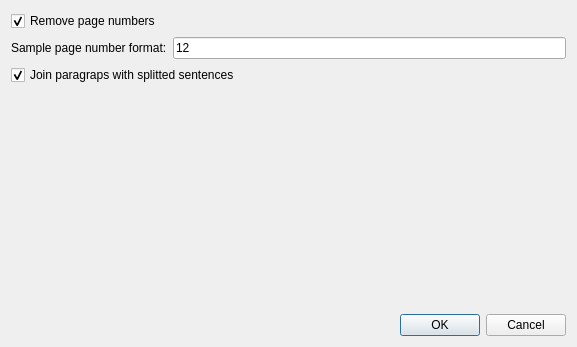
<?xml version="1.0" encoding="UTF-8"?>
<ui version="4.0">
 <class>CleanContent</class>
 <widget class="QDialog" name="CleanContent">
  <property name="geometry">
   <rect>
    <x>0</x>
    <y>0</y>
    <width>577</width>
    <height>347</height>
   </rect>
  </property>
  <property name="windowTitle">
   <string>Clean Content</string>
  </property>
  <layout class="QVBoxLayout" name="verticalLayout">
   <item>
    <widget class="QCheckBox" name="checkBoxRemovePageNumbers">
     <property name="toolTip">
      <string>Removes paragraphs with content matching given format.
Useful for removing page numbers but not only.</string>
     </property>
     <property name="text">
      <string>Remove page numbers</string>
     </property>
     <property name="checked">
      <bool>true</bool>
     </property>
    </widget>
   </item>
   <item>
    <layout class="QHBoxLayout" name="horizontalLayout">
     <item>
      <widget class="QLabel" name="labelPageNumberFormat">
       <property name="text">
        <string>Sample page number format:</string>
       </property>
      </widget>
     </item>
     <item>
      <widget class="QLineEdit" name="lineEditPageNumberFormat">
       <property name="toolTip">
        <string>Sample format describing paragraph content.
Use any number as sample page number or number of pages.</string>
       </property>
       <property name="text">
        <string>12</string>
       </property>
      </widget>
     </item>
    </layout>
   </item>
   <item>
    <widget class="QCheckBox" name="checkBoxJoinParagraphs">
     <property name="toolTip">
      <string>Join sentences splitted between paragraphs.
This sometimes happens for documents converted from PDF format.</string>
     </property>
     <property name="text">
      <string>Join paragraps with splitted sentences</string>
     </property>
     <property name="checked">
      <bool>true</bool>
     </property>
     <property name="tristate">
      <bool>false</bool>
     </property>
    </widget>
   </item>
   <item>
    <spacer name="verticalSpacer">
     <property name="orientation">
      <enum>Qt::Vertical</enum>
     </property>
     <property name="sizeHint" stdset="0">
      <size>
       <width>20</width>
       <height>40</height>
      </size>
     </property>
    </spacer>
   </item>
   <item>
    <widget class="QDialogButtonBox" name="buttonBox">
     <property name="orientation">
      <enum>Qt::Horizontal</enum>
     </property>
     <property name="standardButtons">
      <set>QDialogButtonBox::Cancel|QDialogButtonBox::Ok</set>
     </property>
    </widget>
   </item>
  </layout>
 </widget>
 <resources/>
 <connections>
  <connection>
   <sender>buttonBox</sender>
   <signal>accepted()</signal>
   <receiver>CleanContent</receiver>
   <slot>accept()</slot>
   <hints>
    <hint type="sourcelabel">
     <x>248</x>
     <y>254</y>
    </hint>
    <hint type="destinationlabel">
     <x>157</x>
     <y>274</y>
    </hint>
   </hints>
  </connection>
  <connection>
   <sender>buttonBox</sender>
   <signal>rejected()</signal>
   <receiver>CleanContent</receiver>
   <slot>reject()</slot>
   <hints>
    <hint type="sourcelabel">
     <x>316</x>
     <y>260</y>
    </hint>
    <hint type="destinationlabel">
     <x>286</x>
     <y>274</y>
    </hint>
   </hints>
  </connection>
 </connections>
</ui>
